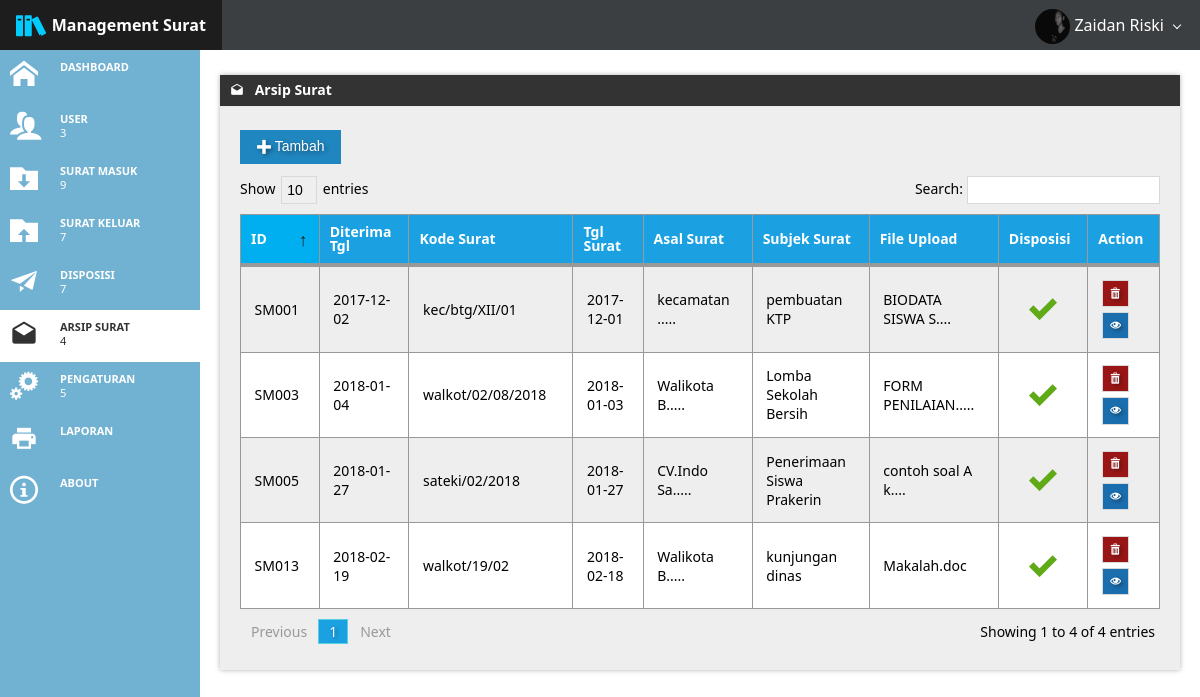
The page /arsipsurat.php (signed in) on the database its author committed.
### tables this page shows
CREATE TABLE IF NOT EXISTS `user` (
  `id` varchar(5) NOT NULL,
  `username` varchar(50) NOT NULL,
  `password` varchar(50) NOT NULL,
  `fullname` varchar(255) NOT NULL,
  `level` varchar(20) NOT NULL,
  `jabatan` varchar(255) NOT NULL,
  `picture` varchar(255) NOT NULL DEFAULT 'avatar.png'
);

CREATE TABLE IF NOT EXISTS `mail` (
  `id` varchar(5) NOT NULL,
  `incoming_at` date NOT NULL,
  `mail_code` varchar(30) NOT NULL,
  `mail_date` date NOT NULL,
  `mail_from` varchar(70) NOT NULL,
  `mail_to` varchar(70) NOT NULL,
  `mail_subject` varchar(100) NOT NULL,
  `description` varchar(255) NOT NULL,
  `file_upload` varchar(255) NOT NULL,
  `mail_typeid` varchar(5) NOT NULL,
  `userid` varchar(5) NOT NULL,
  `disposisi` varchar(10) NOT NULL DEFAULT 'belum',
  `status` varchar(25) NOT NULL DEFAULT 'tidak'
);

### arsipsurat.php (the view, shortened to what this page needs)
<html>
<head lang="en">
        <link href="css/metro.css" rel="stylesheet">
    <link href="css/metro-icons.css" rel="stylesheet">
    <link href="css/metro-responsive.css" rel="stylesheet">
    <link href="css/metro-schemes.css" rel="stylesheet">
    <link href="css/docs.css" rel="stylesheet">
</head>
<body>
<?php
 require_once("koneksi.php");
if(!isset($_SESSION['username'])) {
header("location:login.php"); }
else{
    $username = $_SESSION['username'];
}
$sql = "SELECT id, fullname, level, picture FROM user WHERE username = '$username'";
$result = mysqli_query($conn, $sql);
if (mysqli_num_rows($result) > 0) {
    while($row = mysqli_fetch_assoc($result)) {
        $fullname = $row["fullname"];
        $level = $row["level"];
        $picture = $row["picture"];
    }
}
?>
    <?php
    require_once("judul.php");
    ?>
    <div class="page-content">
        <div class="flex-grid no-responsive-future" style="height: 100%;">
            <div class="row" style="height: 100%">
                <?php
                require_once("sidebar.php");
                ?>
                <div class="cell auto-size padding20 no-padding-top bg-white container" id="cell-content div1" style="overflow: scroll">
                     <div class="window" style="margin-top:25px;">
                            <div class="window-caption bg-grayDark fg-white">
                                <span class="window-caption-icon"><span class="mif-drafts"></span></span>
                                <span class="window-caption-title">Arsip Surat</span>
                            </div>
                            <div class="window-content bg-grayLighter padding20" style="height: auto;">
                            <?php
                            if ($level == 'pimpinan') {
                            }else{
                                echo "<button class=\"button primary text-shadow\" onclick=\"showDialog('dialog')\" ><span class=\"mif-plus\"></span> Tambah</button>";
                            }
                            ?>
                    <table class="table dataTable striped hovered cell-hovered border bordered" data-role="datatable" data-searching="true" id="tableuser">
                        <thead>
                        <tr>
                            <td class="sortable-column sort-asc fg-white bg-blue" style="width: 80px;">ID</td>
                            <td class="fg-white bg-cyan">Diterima Tgl</td>
                            <td class="fg-white bg-cyan">Kode Surat</td>
                            <td class="fg-white bg-cyan">Tgl Surat</td>
                            <td class="fg-white bg-cyan">Asal Surat</td>
                            <td class="fg-white bg-cyan">Subjek Surat</td>
                            <td class="fg-white bg-cyan">File Upload</td>
                            <td class="fg-white bg-cyan">Disposisi</td>
                            <td class="fg-white bg-cyan">Action</td>
                        </tr>
                        </thead>
                        <?php
                            $sql = "SELECT * FROM mail WHERE status='arsip' and disposisi='sudah'";
                            $result = mysqli_query($conn, $sql);
                            if ($result->num_rows > 0) {
                                 while($row = $result->fetch_assoc()) {
                        ?>
                        <tr>
                            <td><?php echo $row["id"]; ?></td>
                            <td><?php echo $row["incoming_at"]; ?></td>
                            <td><?php echo $row["mail_code"]; ?></td>
                            <td><?php echo $row["mail_date"]; ?></td>
                            <td><?php
                            if (strlen($row["mail_from"]) < 10 ) {
                                echo $row["mail_from"];
                            }else{
                                echo substr($row["mail_from"], 0,10).".....";
                            }
                            ?></td>
                            <td><?php echo $row["mail_subject"]; ?></td>
                            <td><?php echo substr($row["file_upload"], 0,15);
                            $jumlahkata = strlen($row["file_upload"]);
                            if ($jumlahkata > 15) {
                                echo "....";
                            }?>
                            </td>
                            <td align="center">
                              <?php
                                if ($row["disposisi"] == 'belum') {
                                    echo "<span class=\"mif-cross fg-red mif-lg\"></span>";
                                }else{
                                    echo "<span class=\"mif-checkmark fg-green mif-2x\"></span>";
                                }
                              ?>
                            </td>
                            <td>
                                <a href="deletesurmas.php?id=<?php echo $row["id"]; ?>"><button class="square-button small-button text-shadow bg-darkRed fg-white" data-role="hint" data-hint-background="bg-red" data-hint-color="fg-white" data-hint-mode="2" data-hint="Hapus" data-hint-position="top" onclick="return confirm('Apakah Anda Yakin Untuk Menghapus Pesan?')"><span class="mif-bin"></span></button></a>
                                <a href="lihatsurat.php?id=<?php echo $row["id"]; ?>"><button class="square-button small-button text-shadow bg-darkCyan fg-white" data-role="hint" data-hint-background="bg-blue" data-hint-color="fg-white" data-hint-mode="2" data-hint="Lihat" data-hint-position="bottom"><span class="mif-eye"></span></button></a>
                            </td>
                        </tr>
                        <?php
                    }
                }
                        ?>
                    </table>
                                    <br />
                                    <br />
                            </div>
                        </div>
                </div>
            </div>
        </div>
    </div>
</body>
</html>

### judul.php (shortened to what this page needs)
<div class="app-bar fixed-top darcula" data-role="appbar" id="judul">
        <a class="app-bar-element branding" id="judul2"><span class="mif-books mif-2x fg-lighterBlue"></span> <b>Management Surat</b></a>
        <div class="app-bar-element place-right" id="judul2">
           <span class="dropdown-toggle"><img src="<?php echo "img/$picture"; ?>" id="gambarpp"> <?php echo $fullname;?></span>
        </div>
    </div>

### css/metro-responsive.css (style rules this page uses)
@media screen and (max-width: 1400px) { html { font-size: 110%; } }
@media screen and (max-width: 1200px) { html { font-size: 100%; } }

### css/metro-schemes.css (style rules this page uses)
.app-bar.darcula { background-color: #3c3f41; }
.app-bar.darcula .app-bar-element .dropdown-toggle:before, .app-bar.darcula .app-bar-menu li .dropdown-toggle:before { border-color: #ffffff; }

### css/docs.css (style rules this page uses)
.page-content { padding-top: 48px; }

### arsipsurat.php (style rules this page uses)
html, body { height: 100%; }
body { background-color: #F0F0F0; overflow: hidden; }
.page-content { padding-top: 3.125rem; min-height: 100%; height: 100%; }
#tableuser { font-size: 14px; background-color: white; padding-bottom: 50px; }

### judul.php (style rules this page uses)
#gambarpp { width: 35px; height: 35px; border-radius: 50%; margin: auto; }

### rows shown on the page
user: picture (picture), fullname "Zaidan Riski"
mail: id "SM001", incoming_at "2017-12-02", mail_code "kec/btg/XII/01", mail_date "2017-12-01", mail_from "kecamatan", mail_subject "pembuatan KTP", file_upload "BIODATA SISWA S", disposisi "sudah" (drawn)
mail: id "SM003", incoming_at "2018-01-04", mail_code "walkot/02/08/2018", mail_date "2018-01-03", mail_from "Walikota B", mail_subject "Lomba Sekolah Bersih", file_upload "FORM PENILAIAN.", disposisi "sudah" (drawn)
mail: id "SM005", incoming_at "2018-01-27", mail_code "sateki/02/2018", mail_date "2018-01-27", mail_from "CV.Indo Sa", mail_subject "Penerimaan Siswa Prakerin", file_upload "contoh soal A k", disposisi "sudah" (drawn)
mail: id "SM013", incoming_at "2018-02-19", mail_code "walkot/19/02", mail_date "2018-02-18", mail_from "Walikota B", mail_subject "kunjungan dinas", file_upload "Makalah.doc", disposisi "sudah" (drawn)

### other values the page prints
mysqli_num_rows($result) "3"
mysqli_num_rows($result) "9"
mysqli_num_rows($result) "7"
mysqli_num_rows($result) "4"
mysqli_num_rows($result) "5"
